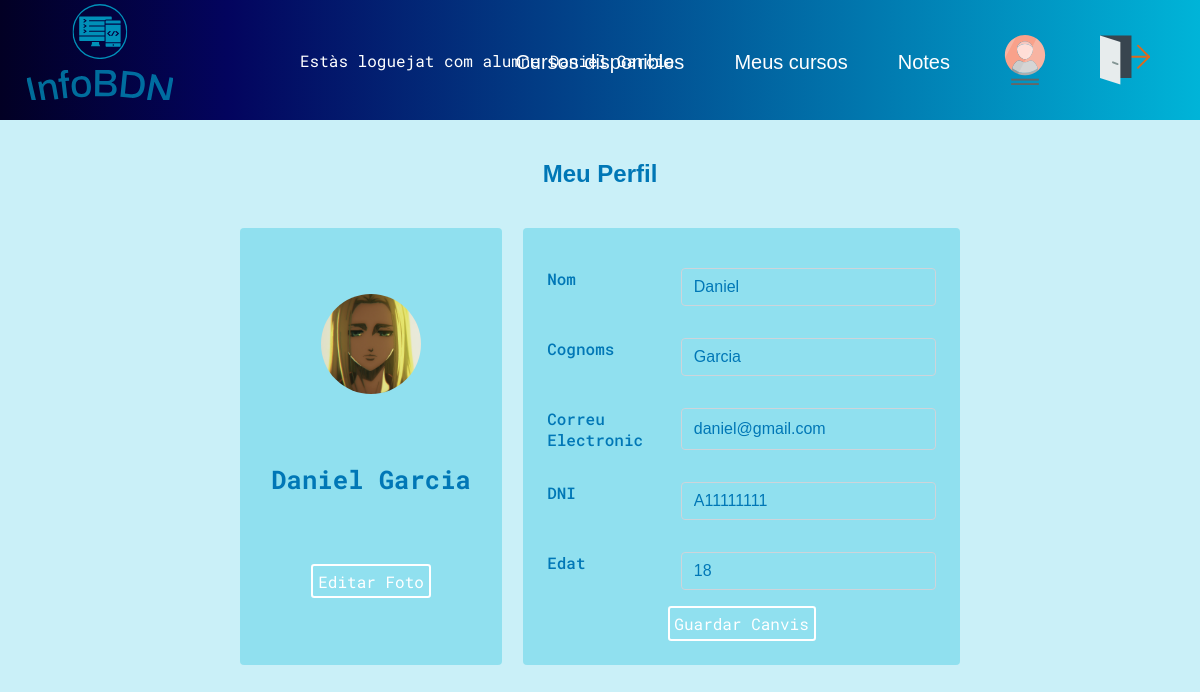
/InfoBDN/edit_profileinfo.php?mail=daniel@gmail.com (signed in), run on the app's committed database.
### tables this page shows
CREATE TABLE `alumnes` (
  `DNI` varchar(12) NOT NULL,
  `Nom` varchar(20) NOT NULL,
  `Cognoms` varchar(20) NOT NULL,
  `Edat` int(3) NOT NULL,
  `Foto` varchar(255) NOT NULL,
  `Mail` varchar(55) NOT NULL,
  `password` varchar(100) NOT NULL
);

### InfoBDN/edit_profileinfo.php (the view, shortened to what this page needs)
<!DOCTYPE html>
<html lang="ca">
<head>
    <link rel="stylesheet" href="style.css">
</head>
<body>
    <?php
    include "functions.php";
    $bddcon = getBddConn();
    if (isset($_SESSION["email"])  && ($_SESSION["role"]=="prof" || $_SESSION["role"]=="alum")) {
        if ($_POST) {
            $nom = $_POST['nom'];
            $cognoms = $_POST['cognom'];
            $email = $_POST['email'];
            $dni = $_POST['dni'];
            $edat= $_POST['edat'];
            if ($_SESSION['role'] == 'alum') {
                $table = 'alumnes';
            } elseif ($_SESSION['role'] == 'prof') {
                $table = 'professor';
            }
            $sql = "UPDATE $table SET Nom='$nom', Cognoms='$cognoms', Mail='$email', Edat='$edat' WHERE DNI LIKE '$dni'";
            $consulta = mysqli_query($bddcon, $sql);
            if (!$consulta) {
                echo mysqli_error($bddcon) . "<br>";
                echo "Error querry no valida " . $sql;
                echo "Redirigint..";
                echo "<META HTTP-EQUIV='REFRESH' CONTENT='3333333333;URL=meu_perfil.php'>";
            } else {
                echo "Perfil modificat exitosament!!!";
                echo "<META HTTP-EQUIV='REFRESH' CONTENT='0;URL=meu_perfil.php'>";
            }
        } else {
            if ($_REQUEST['mail']) {
                $email = $_REQUEST['mail'];
                if ($_SESSION['role'] == 'alum') {
                    $table = 'alumnes';
                } elseif ($_SESSION['role'] == 'prof') {
                    $table = 'professor';
                }
                $sql = "SELECT * FROM $table WHERE Mail like '$email'";
                $consulta = mysqli_query($bddcon, $sql);
                $perfil = mysqli_fetch_assoc($consulta);
                if ($_SESSION['role'] == 'alum') {
                    displayMenuAlumn();
                } elseif ($_SESSION['role'] == 'prof') {
                    displayMenuProf();
                }
                $foto = $perfil['Foto'];
                echo "<h1 class='pageTitles'>Meu Perfil</h1>
                <div class='profileContent'>
                    <div class='profilePhoto profilePhotoForm'>
                        <img class='roundProfilePhoto' src='$foto'>
                        <p class='profileName'>" . $perfil['Nom'] . " " . $perfil['Cognoms'] . "</p>
                        <a class='bntEditProfile' href='edit_profilefoto.php?mail=".$perfil['Mail']."'>Editar Foto</a>
                    </div>
                    <form class='profileInfo profileInfoForm' action='edit_profileinfo.php'  method='post'>
                        <div class='profileRow'>
                            <div class='rowTitle'>Nom </div><input class='rowContent' type='text' name='nom' id='nom' value='".$perfil['Nom']."'>
                        </div>
                        <div class='profileRow'>
                            <div class='rowTitle'>Cognoms</div><input class='rowContent' type='text' name='cognom' id='cognom' value='".$perfil['Cognoms']."'>
                        </div>
                        <div class='profileRow'>
                            <div class='rowTitle'>Correu Electronic</div><input class='rowContent' type='text' name='email' id='email' value='".$perfil['Mail']."'>
                        </div>
                        <div class='profileRow'>
                            <div class='rowTitle'>DNI</div><input class='rowContent' type='text' name='dni' id='dni' value='".$perfil['DNI']."' readonly>
                        </div>
                        <div class='profileRow'>
                            <div class='rowTitle'>Edat</div><input class='rowContent' type='number' name='edat' id='edat' value='".$perfil['Edat']."'>
                        </div>
                            <button class='bntEditProfile' type='submit'>Guardar Canvis</button>
                    </form>
                </div>";
            } else {
                echo "No hem pogut obtenir el DNI del professor";
                echo "<META HTTP-EQUIV='REFRESH' CONTENT='1.5;URL=meu_perfil.php'>";
            }
        }
    } else {
        echo "<p>Has d'estar valiat per veure aquesta pàgina</p>";
        echo "<META HTTP-EQUIV='REFRESH' CONTENT='3;URL=index.php'>";
    }
    ?>
</body>
</html>

### InfoBDN/style.css (style rules this page uses)
body { background-color: #caf0f8; display: flex; flex-direction: column; align-items: center; margin: 0; font-family: 'Roboto Mono'; color: #0077b6; }
h1 { font-family: 'Fengardo Neue', sans-serif; font-size: 24px; margin-bottom: 50px; }
input { border: 6px solid #00b4d8; border-radius: 3px; background-color: #90e0ef; color: #0077b6; padding: 0.3rem; }
a { text-decoration: none; color: #0077b6; font-family: 'Fengardo Neue', sans-serif; font-size: 20px; }
.profileContent { margin-top: 40px; display: grid; width: 60%; grid-template-columns: 3fr 5fr; grid-template-rows: 1fr; grid-column-gap: 21px; }
.profilePhoto { grid-area: 1 / 1 / 2 / 2; display: flex; flex-direction: column; align-items: center; background-color: #90e0ef; border-radius: .25rem; justify-content: space-evenly; padding: 1.5rem; }
.roundProfilePhoto { width: 100px; height: 100px; border-radius: 50% !important; }
.profileName { font-weight: bold; font-size: 1.6rem; }
.bntEditProfile { font-size: 1rem; font-family: 'Roboto Mono'; color: white; padding: 0.3rem; border-radius: 0.2rem; border: 2px solid white; background-color: #90e0ef; }
.profileInfo { grid-area: 1 / 2 / 2 / 3; background-color: #90e0ef; border-radius: .25rem; padding: 1.5rem; }
.profileRow { padding-top: 1rem; padding-bottom: 1rem; display: flex; flex-direction: row; }
.rowTitle { width: 35%; font-weight: 500; }
.rowContent { padding-left: 1rem; max-width: 75%; }
.pageTitles { margin-top: 40px; margin-bottom: 0px; }
input.rowContent { width: 60%; padding: 0.375rem 0.75rem; font-size: 1rem; line-height: 1.5; background-clip: padding-box; border: 1px solid #ced4da; border-radius: 0.25rem; }
.profileInfoForm { flex-direction: column; display: flex; }
.profileInfoForm>.bntEditProfile { align-self: center; }

### data on the page
alumnes: Foto (picture), Nom "Daniel", Cognoms "Garcia", nom "Daniel", cognom "Garcia", email "daniel@gmail.com", dni "A11111111", edat "18"

### other printed values
$_SESSION['nom'] "Daniel"
$_SESSION['cognoms'] "Garcia"
